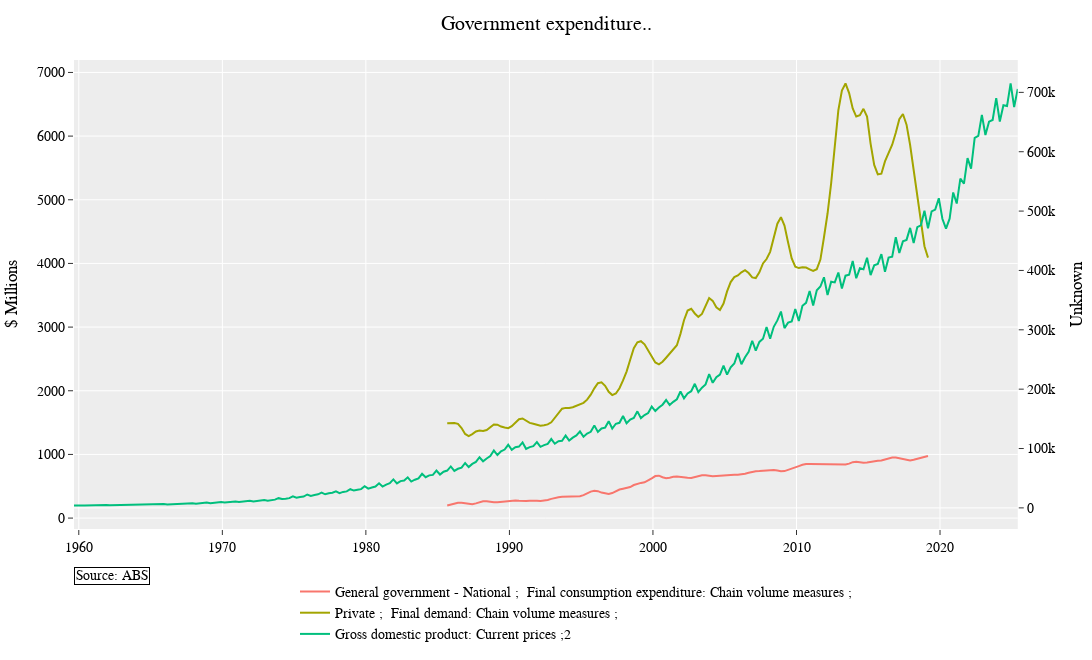

Notebook code cell kept with this figure:
### Code cell
watchlist.plot_watchlist(['A2301346L', "A2304512L"], ["A2302467A"], template="ggplot2", plot_title = "Government expenditure..")

### Figure 1 — Plotly figure (JSON) as saved in the notebook; plotly's stock layout.template omitted (floating-point values rounded to 4 significant figures; data arrays with more than 128 entries replaced by an {"elided": "..."} marker saying what was removed)
{"data": [{"mode": "lines", "name": "General government - National ;  Final consumption expenditure: Chain volume measures ;", "type": "scatter", "x": {"elided": "168 str values"}, "xaxis": "x", "y": {"elided": "168 int values"}, "yaxis": "y"}, {"mode": "lines", "name": "Private ;  Final demand: Chain volume measures ;", "type": "scatter", "x": {"elided": "168 str values"}, "xaxis": "x", "y": {"elided": "168 int values"}, "yaxis": "y"}, {"mode": "lines", "name": "Gross domestic product: Current prices ;2", "type": "scatter", "x": {"elided": "264 str values"}, "xaxis": "x", "y": {"elided": "264 int values"}, "yaxis": "y2"}], "layout": {"annotations": [{"align": "left", "bgcolor": "white", "bordercolor": "black", "borderwidth": 1, "font": {"color": "black", "size": 14}, "showarrow": false, "text": "Source: ABS", "x": 0, "xref": "paper", "y": -0.12, "yref": "paper"}], "font": {"color": "black", "family": "Arial, sans-serif", "size": 14}, "height": 660, "hovermode": "x unified", "legend": {"bgcolor": "rgba(255,255,255,0)", "bordercolor": "rgba(255,255,255,0)", "orientation": "h", "x": 0.5, "xanchor": "center", "y": -0.1, "yanchor": "top"}, "margin": {"b": 40, "l": 70, "r": 10, "t": 60}, "title": {"text": "Government expenditure.."}, "width": 1320, "xaxis": {"anchor": "y", "domain": [0, 0.94]}, "yaxis": {"anchor": "x", "domain": [0, 1], "title": {"text": "$ Millions"}, "type": "linear"}, "yaxis2": {"anchor": "x", "overlaying": "y", "showgrid": false, "side": "right", "title": {"text": "Unknown"}, "type": "linear"}}}
